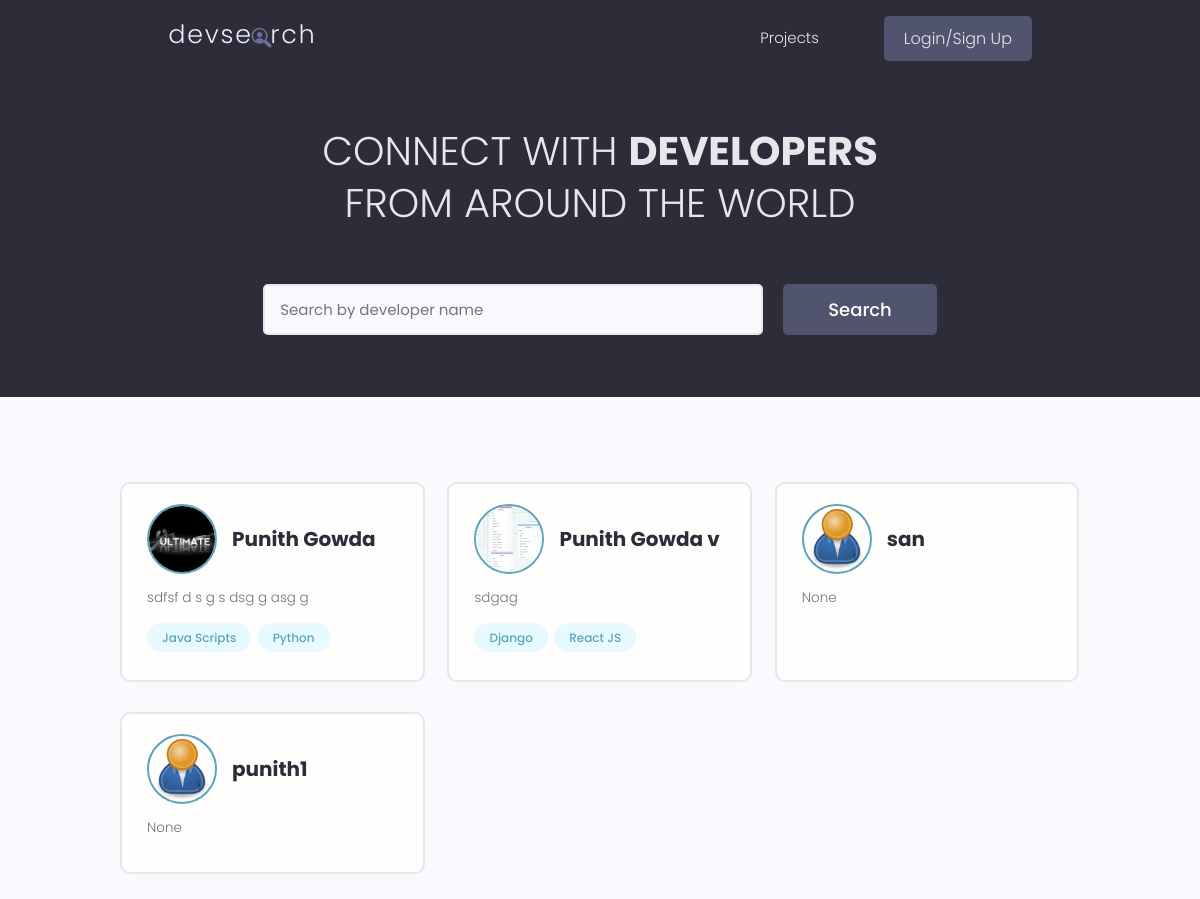
/profiles/, run on the app's committed database.
### users/models.py (models this page shows, shortened)
class Profile(models.Model):
    user=models.OneToOneField(User,on_delete=models.CASCADE,null=True,blank=True)
    name=models.CharField(max_length=200,null=True,blank=True)
    email=models.EmailField(max_length=500,null=True,blank=True)
    username=models.CharField(max_length=200,null=True,blank=True)
    location = models.CharField(max_length=200, null=True, blank=True)
    shot_intro=models.CharField(max_length=200,null=True,blank=True)
    bio=models.TextField(null=True,blank=True)
    profile_image=models.ImageField(null=True,blank=True,upload_to='profiles/',default="profiles/user-default.png")
    social_github=models.CharField(max_length=200,null=True,blank=True)
    social_twitter = models.CharField(max_length=200, null=True, blank=True)
    social_linkedin = models.CharField(max_length=200, null=True, blank=True)
    social_youtube = models.CharField(max_length=200, null=True, blank=True)
    social_website = models.CharField(max_length=200, null=True, blank=True)
    created = models.DateTimeField(auto_now_add=True)
    id = models.UUIDField(default=uuid.uuid4, unique=True, primary_key=True, editable=False)

class Skill(models.Model):
    owner=models.ForeignKey(Profile,on_delete=models.CASCADE,null=True,blank=True)
    name=models.CharField(max_length=200,null=True,blank=True)
    description=models.TextField(null=True,blank=True)
    created = models.DateTimeField(auto_now_add=True)
    id = models.UUIDField(default=uuid.uuid4, unique=True, primary_key=True, editable=False)
    def __str__(self):
        return str(self.name)

### users/views.py (the view)
# urls.py: path('profiles/',views.profiles,name="profiles"),
def profiles(request):
    Profiles=Profile.objects.all()
    context={'Profiles':Profiles}
    return render(request,'users/profiles.html',context)

### users/templates/users/profiles.html (shortened to what this page needs)
{% extends 'main.html' %}
{% block content %}
<main class="home">
    <section class="hero-section text-center">
      <div class="container container--narrow">
        <div class="hero-section__box">
          <h2>CONNECT WITH <span>DEVELOPERS</span></h2>
          <h2>FROM AROUND THE WORLD</h2>
        </div>
        <div class="hero-section__search">
          <form class="form" action="#" method="get">
            <div class="form__field">
              <input class="input input--text" id="formInput#search" type="text" name="text"
                placeholder="Search by developer name" />
            </div>
            <input class="btn btn--sub btn--lg" type="submit" value="Search" />
          </form>
        </div>
      </div>
    </section>
    <section class="devlist">
      <div class="container">
        <div class="grid grid--three">
          {% for profile in Profiles %}
          <div class="column card">
            <div class="dev">
              <a href="{% url 'user-profile' profile.id %}" class="card__body">
                <div class="dev__profile">
                  <img class="avatar avatar--md" src="{{profile.profile_image.url}}" alt="image" />
                  <div class="dev__meta">
                    <h3>{{profile.name}} </h3>
                  </div>
                </div>
                <p class="dev__info">{{profile.bio|slice:"150"}}</p>
                <div class="dev__skills">
                  {%for skill in profile.skill_set.all|slice:"5"%}
                  <span class="tag tag--pill tag--main">
                    <small>{{skill}}</small>
                  </span>
                  {% endfor %}
                </div>
              </a>
            </div>
          </div>
          {% endfor %}
        </div>
      </div>
    </section>
  </main>
{% endblock content %}

### static/styles/app.css (style rules this page uses)
:root { --color-sub: #2d2d39; }
.btn--sub { background-color: var(--color-sub-light); }
.card { border: 2px solid var(--color-light); }
img { width: 100%; }
.hero-section { height: 40vh; display: flex; align-items: center; background-color: var(--color-sub); }
.hero-section__box { margin-bottom: 4rem; }
.hero-section__box > h2, .hero-section__box > h2 > span { font-size: 4rem; color: var(--color-light); line-height: 1.3; text-transform: uppercase; }
.hero-section__box > h2 { font-weight: 300; }
.hero-section__box > h2 > span { font-weight: 700; }
.hero-section__search > .form { display: flex; align-items: center; justify-content: center; gap: 2rem; }
.hero-section__search > .form input.input--text { width: 50rem; }
.devlist { margin-top: 8rem; }
.devlist .grid { align-items: stretch; }
.devlist .dev .dev__profile { display: flex; align-items: center; gap: 1.5rem; }
.devlist .dev .dev__meta h3 { color: var(--color-sub); font-size: 2rem; font-weight: 700; }
.devlist .dev .dev__info { margin: 1.5rem 0; font-size: 1.35rem; line-height: 1.4; text-align: justify; }

### static/uikit/styles/modules/_variables.css (style rules this page uses)
:root { --color-main: #5aa5b9; --color-main-light: #e6faff; --color-sub: #3f4156; --color-sub-light: #51546e; --color-sub-lighter: #ededfd; --color-text: #737373; --color-gray: #8b8b8b; --color-light: #e5e7eb; --color-light-gray: #767676; --color-bg: #f8fafd; --color-white: #fffefd; --color-white-light: #f3f3f3; --color-success: #359e64; --color-success-bg: #def8e8; --color-error: #fc4b0b; --color-error-bg: #fff2ee; --font-base: 'Poppins', arial, helvetica, 'Segoe UI', roboto, ubuntu, sans-serif; --font-monospace: 'Fira Code', 'Courier New', courier, monospace; --font-regular: 300; --font-medium: 500; --font-bold: 700; --generic-shadow: 1px 1px 5px #00000010; --generic-transition: all 0.3s ease-in-out; }

### static/uikit/styles/modules/_base.css (style rules this page uses)
* { margin: 0; padding: 0; box-sizing: border-box; text-rendering: optimizeLegibility; color: inherit; font-size: inherit; }
html { font-size: 50%; }
@media only screen and (min-width: 480px) { html { font-size: 56.25%; } }
@media only screen and (min-width: 1200px) { html { font-size: 62.5%; } }
body { line-height: 1.6; font-weight: 400; font-size: 1.5rem; color: var(--color-text); background-color: var(--color-bg); min-height: 100vh; }

### static/uikit/styles/modules/_typography.css (style rules this page uses)
* { font-family: var(--font-base); }
h2 { font-size: 3.6rem; font-weight: var(--font-bold); }
h3 { font-size: 3.2rem; font-weight: var(--font-medium); }
p, span, strong { font-size: 1.6rem; color: var(--color-text); font-weight: var(--font-regular); }
a { padding-bottom: 2px; text-decoration: none; display: inline-block; color: var(--color-main); font-weight: var(--font-medium); }

### static/uikit/styles/modules/_utilities.css (style rules this page uses)
.container { width: 92%; max-width: 165rem; margin: 0 auto; box-sizing: border-box; }
.container--narrow { width: 92%; max-width: 120rem; }
@media screen and (min-width: 1000px) { .container { width: 90%; } }
@media screen and (min-width: 1000px) { .container--narrow { width: 85%; } }
@media screen and (min-width: 1200px) { .container { width: 80%; } }
@media screen and (min-width: 1200px) { .container--narrow { width: 72%; } }
.text-center { text-align: center; }

### static/uikit/styles/modules/_avatar.css (style rules this page uses)
.avatar { border-radius: 50%; border: 2px solid var(--color-main); object-fit: cover; }
.avatar--md { height: 7rem; width: 7rem; }

### static/uikit/styles/modules/_button.css (style rules this page uses)
.btn { display: inline-block; position: relative; cursor: pointer; background-color: var(--color-light); font-weight: var(--font-medium); color: var(--color-sub); text-decoration: none; padding: 1rem 2rem; border-radius: 0.5rem; border: none; width: -webkit-fit-content; width: -moz-fit-content; width: fit-content; height: -webkit-fit-content; height: -moz-fit-content; height: fit-content; font-size: 1.6rem; outline-width: 0; outline-color: transparent; -webkit-backface-visibility: hidden; backface-visibility: hidden; transition: all 0.3s ease-in-out; }
.btn--sub { background-color: var(--color-sub); color: var(--color-white); }
.btn--lg { font-size: 1.8rem; padding: 1.2rem 4.5rem; }

### static/uikit/styles/modules/_card.css (style rules this page uses)
.card { border-radius: 1rem; background-color: var(--color-white); border: 1.5px solid var(--color-light); width: auto; height: auto; margin-top: 0.5rem; margin-bottom: 0.5rem; overflow: hidden; }
.card__body, .card__header { padding: 2rem 2.5rem; }

### data on the page
Profile: profile_image (picture), name "Punith Gowda", bio "sdfsf d s g s dsg g asg g"
Skill: name "Java Scripts"
Skill: name "Python"
Profile: profile_image (picture), name "Punith Gowda v", bio "sdgag"
Skill: name "Django"
Skill: name "React JS"
Profile: profile_image (placeholder picture), name "san", bio "None"
Profile: profile_image (placeholder picture), name "punith1", bio "None"
